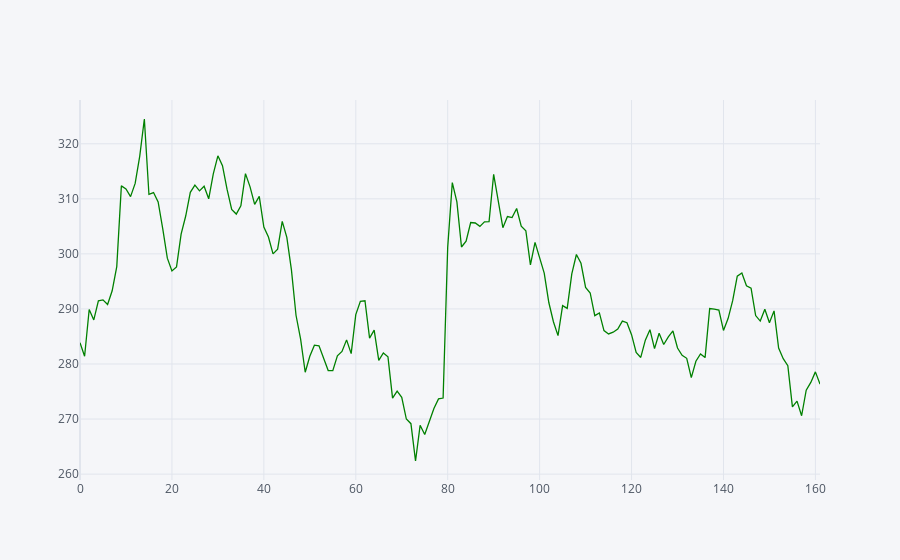

This figure's notebook cell:
### Code cell
sdf.close.iplot(subplots=True, color='green')

### Figure 1 — Plotly figure (JSON) as saved in the notebook; plotly's stock layout.template omitted (floating-point values rounded to 4 significant figures; data arrays with more than 128 entries replaced by an {"elided": "..."} marker saying what was removed)
{"data": [{"line": {"color": "rgba(0, 128, 0, 1.0)", "dash": "solid", "shape": "linear", "width": 1.3}, "mode": "lines", "name": "close", "text": "", "type": "scatter", "x": {"elided": "162 int values"}, "xaxis": "x", "y": {"elided": "162 float values"}, "yaxis": "y"}], "layout": {"legend": {"bgcolor": "#F5F6F9", "font": {"color": "#4D5663"}}, "paper_bgcolor": "#F5F6F9", "plot_bgcolor": "#F5F6F9", "title": {"font": {"color": "#4D5663"}}, "xaxis": {"anchor": "y", "domain": [0, 1], "gridcolor": "#E1E5ED", "showgrid": true, "tickfont": {"color": "#4D5663"}, "title": {"font": {"color": "#4D5663"}, "text": ""}, "zerolinecolor": "#E1E5ED"}, "yaxis": {"anchor": "x", "domain": [0, 1], "gridcolor": "#E1E5ED", "showgrid": true, "tickfont": {"color": "#4D5663"}, "title": {"font": {"color": "#4D5663"}, "text": ""}, "zerolinecolor": "#E1E5ED"}}}
